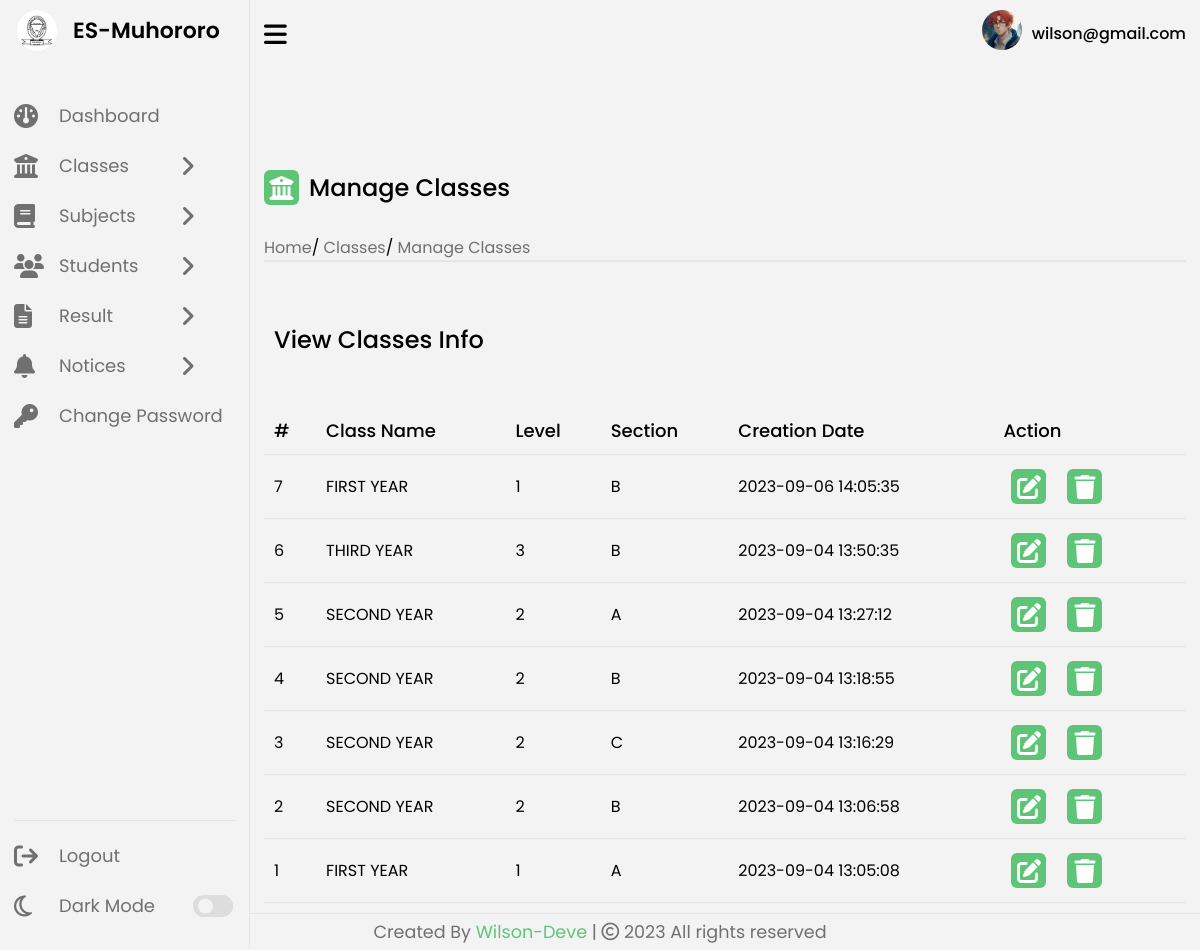
Page /manage-classes.php (signed in) on the committed database.
### tables this page shows
CREATE TABLE `tblusers` (
  `Id` int(11) NOT NULL,
  `UserName` varchar(100) DEFAULT NULL,
  `Password` varchar(100) DEFAULT NULL,
  `updationDate` timestamp NOT NULL DEFAULT current_timestamp() ON UPDATE current_timestamp()
);

CREATE TABLE `tblclasses` (
  `Id` int(11) NOT NULL,
  `ClassName` varchar(25) DEFAULT NULL,
  `Level` int(11) DEFAULT NULL,
  `Section` varchar(25) DEFAULT NULL,
  `CreationDate` timestamp NULL DEFAULT current_timestamp(),
  `UpdationDate` timestamp NULL DEFAULT NULL
);

### includes/session.php (called while the page is built, shortened)
<?php
   include('config.php');
   $user_check = $_SESSION['login_user'];
   $ses_sql = mysqli_query($con,"select UserName from tblusers where UserName = '$user_check' ");
   $row = mysqli_fetch_array($ses_sql,MYSQLI_ASSOC);
   $login_session = $row['UserName'];
?>

### manage-classes.php (the view, shortened to what this page needs)
<?php
    include('includes/session.php');
    include('includes/sidebar.php');
    $sql = "SELECT * FROM tblclasses ORDER BY CreationDate DESC";
    $result = mysqli_query($con, $sql);
?>
    <section class="dashboard">
    <?php include('includes/topbar.php');?>
        <div class="dash-content">
            <div class="overview">
                <div class="title">
                    <i class="fa fa-bank"></i>
                    <span class="text">Manage Classes</span>
                </div>
                <div class="link-menu">
                    <div class="link-item">
                        <ul>
                            <li><i class="uil uil-estate"></i><a href="dashboard.php">Home</a></li>/
                            <li><a href="#">Classes</a></li>/
                            <li><a href="#">Manage Classes</a></li>
                        </ul>
                    </div>
                </div>
            <div class="activity">
                <div class="title">
                    <span class="text">View Classes Info</span>
                </div>
                <div class="activity-data">
                    <table class="data-table">
                        <thead>
                            <tr>
                                <th>#</th>
                                <th>Class Name</th>
                                <th>Level</th>
                                <th>Section</th>
                                <th>Creation Date</th>
                                <th>Action</th>
                            </tr>
                        </thead>
                        <tbody>
                           <?php
                           $totalRows = mysqli_num_rows($result);
                              $rowNumber = $totalRows;
                              while ($row = mysqli_fetch_assoc($result)) {
                                echo "<tr>";
                                echo "<td>" . $rowNumber . "</td>";
                                echo "<td>" . $row['ClassName'] . "</td>";
                                echo "<td>" . $row['Level'] . "</td>";
                                echo "<td>" . $row['Section'] . "</td>";
                                echo "<td>" . $row['CreationDate'] . "</td>";
                                echo "<td>";
                                echo "<a href='edit-class.php?class_id=" . $row['Id'] . "' class='edit'><i class='fa fa-edit'></i></a>";
                                echo "<a href='manage-classes.php?delete_id=" . $row['Id'] . "' class='delete'><i class='fa fa-trash'></i></a>";
                                echo "</td>";
                                echo "</tr>";
                                $rowNumber--;
                              }
                           ?>
                        </tbody>
                    </table>
                </div>
            </div>
        </div>
    </section>
    <?php include('includes/footer.php');?>
</body>
</html>

### includes/sidebar.php (shortened to what this page needs)
<!DOCTYPE html>
<html lang="en">
<head>
    <link rel="stylesheet" href="css-font/all.min.css">
    <link rel="stylesheet" href="css/dashboard.css">
</head>
<body>
<nav>
        <div class="logo-name">
            <div class="logo-image">
                <img src="img/LOGO.PNG" alt="">
            </div>
            <span class="logo_name">ES-Muhororo</span>
        </div>
        <div class="menu-items">
            <ul class="nav-links">
                <li><a href="dashboard.php">
                    <i class="fa fa-dashboard" title="Dashboard"></i>
                    <span class="link-name">Dashboard</span>
                </a></li>
                <li><a class="sub-btn">
                    <i class="fa fa-bank"></i>
                    <span class="link-name">Classes<i class="fa fa-angle-right arrow dropdown"></i></span>
                </a>
            </li>
                <li><a class="sub-btn">
                    <i class="fa fa-book"></i>
                    <span class="link-name">Subjects<i class="fa fa-angle-right arrow dropdown"></i></span>
                </a>
                </li>
                <li><a class="sub-btn">
                    <i class="fa fa-users"></i>
                    <span class="link-name">Students<i class="fa fa-angle-right arrow dropdown"></i></span>
                </a>
                </li>
                <li><a class="sub-btn">
                    <i class="fa fa-file-text"></i>
                    <span class="link-name">Result<i class="fa fa-angle-right arrow dropdown"></i></span>
                </a>
                </li>
                <li><a class="sub-btn">
                    <i class="fa fa-bell"></i>
                    <span class="link-name">Notices<i class="fa fa-angle-right arrow dropdown"></i></span>
                </a>
                </a></li>
                <li><a href="change-password.php">
                    <i class="fa fa-key"></i>
                    <span class="link-name">Change Password</span>
                </a></li>
            </ul>
            <ul class="logout-mode">
                <li><a href="logout.php">
                    <i class="fa fa-sign-out"></i>
                    <span class="link-name">Logout</span>
                </a></li>
                <li class="mode">
                    <a href="#">
                    <i class="fa-regular fa-moon"></i>
                    <span class="link-name">Dark Mode</span>
                </a>
                <div class="mode-toggle">
                <span class="switch"></span>
            </div>
            </li>
            </ul>
        </div>
    </nav>

### includes/topbar.php (shortened to what this page needs)
<div class="top">
            <i class="fa fa-bars sidebar-toggle"></i>
            <div class="profile-info">
                <div class="profile-photo-container">
                    <a href="#" id="lightbox-trigger">
                        <img src="img/anim4.jpg" alt="">
                    </a>
                </div>
                <span class="user-name"><?php echo $login_session; ?></span>
            </div>
        </div>

### includes/footer.php
<footer>
        <div class="bottom">
            <center>
              <span class="credit">
                Created By <a href="">Wilson-Deve</a> |
              </span>
              <span class="far fa-copyright"></span>
              <span>2023 All rights reserved</span>
            </center>
          </div>
    </footer>

### rows in the picture
tblusers: UserName "wilson@gmail.com"
tblclasses: ClassName "FIRST YEAR", Level "1", Section "B", CreationDate "2023-09-06 14:05:35"
tblclasses: ClassName "THIRD YEAR", Level "3", Section "B", CreationDate "2023-09-04 13:50:35"
tblclasses: ClassName "SECOND YEAR", Level "2", Section "A", CreationDate "2023-09-04 13:27:12"
tblclasses: ClassName "SECOND YEAR", Level "2", Section "B", CreationDate "2023-09-04 13:18:55"
tblclasses: ClassName "SECOND YEAR", Level "2", Section "C", CreationDate "2023-09-04 13:16:29"
tblclasses: ClassName "SECOND YEAR", Level "2", Section "B", CreationDate "2023-09-04 13:06:58"
tblclasses: ClassName "FIRST YEAR", Level "1", Section "A", CreationDate "2023-09-04 13:05:08"
